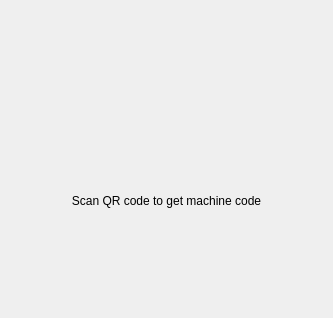
<?xml version="1.0" encoding="UTF-8"?>
<ui version="4.0">
 <class>QRCodeDialog</class>
 <widget class="QWidget" name="QRCodeDialog">
  <property name="geometry">
   <rect>
    <x>0</x>
    <y>0</y>
    <width>333</width>
    <height>318</height>
   </rect>
  </property>
  <property name="sizePolicy">
   <sizepolicy hsizetype="Fixed" vsizetype="Fixed">
    <horstretch>0</horstretch>
    <verstretch>0</verstretch>
   </sizepolicy>
  </property>
  <property name="windowTitle">
   <string>Form</string>
  </property>
  <layout class="QVBoxLayout" name="verticalLayout">
   <property name="spacing">
    <number>10</number>
   </property>
   <property name="leftMargin">
    <number>0</number>
   </property>
   <property name="topMargin">
    <number>24</number>
   </property>
   <property name="rightMargin">
    <number>0</number>
   </property>
   <property name="bottomMargin">
    <number>0</number>
   </property>
   <item>
    <layout class="QHBoxLayout" name="horizontalLayout">
     <item>
      <widget class="QLabel" name="m_qrcodeImage">
       <property name="minimumSize">
        <size>
         <width>160</width>
         <height>160</height>
        </size>
       </property>
       <property name="maximumSize">
        <size>
         <width>160</width>
         <height>160</height>
        </size>
       </property>
      </widget>
     </item>
    </layout>
   </item>
   <item>
    <widget class="QLabel" name="label">
     <property name="sizePolicy">
      <sizepolicy hsizetype="Minimum" vsizetype="Minimum">
       <horstretch>0</horstretch>
       <verstretch>0</verstretch>
      </sizepolicy>
     </property>
     <property name="text">
      <string>Scan QR code to get machine code</string>
     </property>
     <property name="alignment">
      <set>Qt::AlignCenter</set>
     </property>
    </widget>
   </item>
   <item>
    <spacer name="verticalSpacer">
     <property name="orientation">
      <enum>Qt::Vertical</enum>
     </property>
     <property name="sizeHint" stdset="0">
      <size>
       <width>20</width>
       <height>177</height>
      </size>
     </property>
    </spacer>
   </item>
  </layout>
 </widget>
 <resources/>
 <connections/>
</ui>
